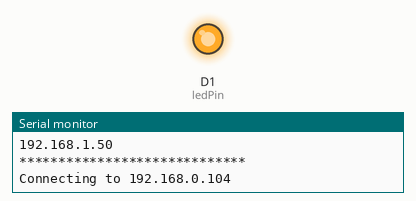
This sketch was run on a simulated ESP8266 (NodeMCU). Parts: output pins drawn as LEDs (lit = HIGH), the last lines printed to the serial monitor. WiFi joins after 1.5 s; servers stay silent unless stated; uploads are accepted with an empty reply.

Above: at 2.76 s.
At 33.4 s:
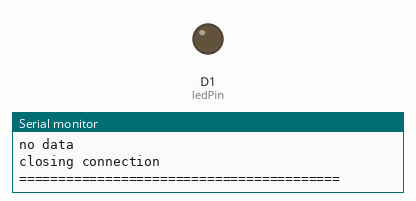
Timing chart, 0 to 82.3 s (numbered marks = the images above):
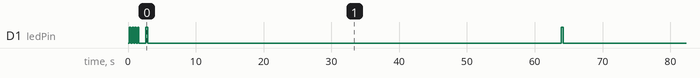

The sketch:

sketch_jul15b_weather_read_send.ino
```cpp
#include <ESP8266WiFi.h>
#include <WiFiClient.h>
#include <ESP_Mail_Client.h>
#include <ArduinoJson.h>

void get_Weather(); // Function 原型

// ===== Wifi setup =====
const char *ssid     = "gavinroom";
const char *password = "+8860905505182";

// =====  setup =====
const char *host = "192.168.0.104";
const int httpPort = 8084;

// ===== Hardware setup =====
const int buttonPin = D8;     // the number of the pushbutton pin
const int ledPin = D1;        // the number of the LED pin

// ===== Variables will change =====
int buttonState;             // the current reading from the input pin
int lastButtonState = LOW;   // the previous reading from the input pin
long lastDebounceTime = 0;  // the last time the output pin was toggled
long debounceDelay = 50;    // the debounce time; increase if the output flickers
const char* elementName;

#define SMTP_HOST "smtp.gmail.com"
#define SMTP_PORT 465
#define AUTHOR_EMAIL "gavinkuo123456@gmail.com"
#define AUTHOR_PASSWORD "jdvpujrwpqkexxyf"
#define SENDER_NAME "Esp8266"
#define MAIL_SUBJECT "天氣觀測結果"

#define RECIPIENT "Gavin"
#define RECIPIENT_EMAIL "gavinkuo123456@gmail.com"

SMTPSession smtp;

void smtpCallback(SMTP_Status status);

void setup() {
  pinMode(buttonPin, INPUT);
  pinMode(ledPin, OUTPUT);
  Serial.begin(115200);
  delay(10);

  // ===== We start by connecting to a WiFi network =====
  Serial.println();
  Serial.println();
  Serial.print("Connecting to ");
  Serial.println(ssid);
  WiFi.mode(WIFI_STA);
  WiFi.begin(ssid, password);

  // ===== Wait for the connection, flashing the LED while we wait =====
  int led = HIGH;
  while (WiFi.status() != WL_CONNECTED) {
    delay(200);
    digitalWrite(ledPin, led);
    led = !led;
    Serial.print(".");
  }
  digitalWrite(ledPin, LOW);

  // ===== Connect successful =====
  Serial.println("");
  Serial.println("WiFi connected");
  Serial.println("IP address: ");
  Serial.println(WiFi.localIP());

  smtp.debug(1);

  /* 設定取得寄信狀態的回呼函式 */
  smtp.callback(smtpCallback);

  /* 宣告SMTP郵件伺服器連線物件 */
  ESP_Mail_Session session;

  /* 設定SMTP郵件伺服器連線物件 */
  session.server.host_name = SMTP_HOST;      // 設定寄信的郵件伺服器名稱
  session.server.port = SMTP_PORT;           // 郵件伺服器的埠號
  session.login.email = AUTHOR_EMAIL;        // 你的帳號
  session.login.password = AUTHOR_PASSWORD;  // 密碼
  /* 設置時區 */
  session.time.ntp_server = F("pool.ntp.org,time.nist.gov");
  session.time.gmt_offset = 8;        // 台北時區
  session.time.day_light_offset = 0;  // 無日光節約時間

  /* 宣告SMTP訊息物件 */
  SMTP_Message message;

  /* 設定郵件標頭 */
  message.sender.name = SENDER_NAME;    // 寄信人的名字
  message.sender.email = AUTHOR_EMAIL;  // 寄信人的e-mail
  message.subject = MAIL_SUBJECT;       // 信件主旨
  message.addRecipient(RECIPIENT, RECIPIENT_EMAIL);  // "收信人的名字", "收信人的e-mail"

  /* 設定郵件內容（HTML格式訊息） */
  String htmlMsg = "<div style=\"color:#000000;\"><h1>成功開機訊息測試</h1><p>- 從ESP32開發板傳送</p></div>";
  message.html.content = htmlMsg.c_str();  // 設定信件內容
  message.text.charSet = "utf-8";

  while (!smtp.connect(&session)) {
    Serial.print("*");
    delay(5);
  }

  if (!MailClient.sendMail(&smtp, &message)) {
    Serial.println("寄信時出錯了：" + smtp.errorReason());
  }

}

void loop() {
  digitalWrite(ledPin, HIGH);
  Serial.println("*****************************");
  Serial.print("Connecting to ");
  Serial.println(host);
  WiFiClient client;
  if (!client.connect(host, httpPort)) {
    Serial.println("Connection failed");
    return;
  }

  String url = "/api/v1/rest/datastore/O-A0003-001?Authorization=";
  String Auth = "CWB-0305539E-FEE4-45F1-829A-5239DA24147D";
  String loca = "&limit=1&offset=11";
  Serial.println("Requesting URL");

  // This will send the request to the server
  client.print(String("GET ") + url + Auth + loca + " HTTP/1.1\r\n" +
               "Host: " + host + "\r\n" +
               "Connection: close\r\n\r\n");
  // Read all the lines of the reply from server and print them to Serial,
  // the connection will close when the server has sent all the data.


  char endOfHeaders[] = "\r\n\r\n";
  if (!client.find(endOfHeaders)) {
    Serial.println(F("Invalid response"));
    client.stop();
    return;
  }
  /*
      while (client.available() && client.peek() != '{')
    {
      char c = 0;
      client.readBytes(&c, 1);
      Serial.print(c);
      Serial.println("BAD");
    }
  */
  /*
    while (client.available() && client.peek() != '{')
    {
    char c = 0;
    client.readBytes(&c, 1);
    Serial.print(c);
    Serial.println("BAD");
    }
  */

  while (client.connected()) {
    if (client.available() && client.peek() != '{')
    {
      char c = 0;
      client.readBytes(&c, 1);
      Serial.print(c);
      Serial.println("BAD");
    } else if (client.available() && client.peek() == '{') {

      DynamicJsonDocument doc(3072);

      DeserializationError error = deserializeJson(doc, client);

      if (error) {
        Serial.print(F("deserializeJson() failed: "));
        Serial.println(error.f_str());
        return;
      }
      Serial.print("start Parsering, status : ");
      Serial.println(error.f_str());

      const char* success = doc["success"]; // "true"

      const char* result_resource_id = doc["result"]["resource_id"]; // "O-A0003-001"

      for (JsonObject result_field : doc["result"]["fields"].as<JsonArray>()) {

        const char* result_field_id = result_field["id"]; // "lat", "lon", "locationName", "stationId", ...
        const char* result_field_type = result_field["type"]; // "Double", "Double", "String", "String", ...

      }

      JsonObject records_location_0 = doc["records"]["location"][0];
      const char* records_location_0_lat = records_location_0["lat"]; // "25.031331"
      const char* records_location_0_lon = records_location_0["lon"]; // "121.528056"
      const char* records_location_0_locationName = records_location_0["locationName"]; // "大安森林"
      const char* records_location_0_stationId = records_location_0["stationId"]; // "CAAH60"

      const char* records_location_0_time_obsTime = records_location_0["time"]["obsTime"]; // "2023-07-25 ...

      for (JsonObject records_location_0_weatherElement_item : records_location_0["weatherElement"].as<JsonArray>()) {

        const char* records_location_0_weatherElement_item_elementName = records_location_0_weatherElement_item["elementName"];
        const char* records_location_0_weatherElement_item_elementValue = records_location_0_weatherElement_item["elementValue"];

      }

      for (JsonObject records_location_0_parameter_item : records_location_0["parameter"].as<JsonArray>()) {

        const char* records_location_0_parameter_item_parameterName = records_location_0_parameter_item["parameterName"];
        const char* records_location_0_parameter_item_parameterValue = records_location_0_parameter_item["parameterValue"];
      }
      elementName = doc["records"]["location"][0]["weatherElement"][3]["elementValue"];
    } else {
      Serial.println("no data");
    }
  }

  Serial.println();
  Serial.println("closing connection");
  Serial.println("=========================================");
  client.stop();
  digitalWrite(ledPin, LOW);

  Serial.println(elementName);

  smtp.debug(1);

  /* 設定取得寄信狀態的回呼函式 */
  smtp.callback(smtpCallback);

  /* 宣告SMTP郵件伺服器連線物件 */
  ESP_Mail_Session session;

  /* 設定SMTP郵件伺服器連線物件 */
  session.server.host_name = SMTP_HOST;      // 設定寄信的郵件伺服器名稱
  session.server.port = SMTP_PORT;           // 郵件伺服器的埠號
  session.login.email = AUTHOR_EMAIL;        // 你的帳號
  session.login.password = AUTHOR_PASSWORD;  // 密碼
  /* 設置時區 */
  session.time.ntp_server = F("pool.ntp.org,time.nist.gov");
  session.time.gmt_offset = 8;        // 台北時區
  session.time.day_light_offset = 0;  // 無日光節約時間

  /* 宣告SMTP訊息物件 */
  SMTP_Message message;

  /* 設定郵件標頭 */
  message.sender.name = SENDER_NAME;    // 寄信人的名字
  message.sender.email = AUTHOR_EMAIL;  // 寄信人的e-mail
  message.subject = MAIL_SUBJECT;       // 信件主旨
  message.addRecipient(RECIPIENT, RECIPIENT_EMAIL);  // "收信人的名字", "收信人的e-mail"

  /* 設定郵件內容（HTML格式訊息） */
  String temp = String(elementName);
  String head = "<div style=\"color:#000000;\"><h1>目前天氣觀測結果</h1><p>攝氏";
  String last = "度- 從ESP32開發板傳送</p></div>";
  String htmlMsg = head + temp+ last;
  message.html.content = htmlMsg.c_str();  // 設定信件內容
  message.text.charSet = "utf-8";

  while (!smtp.connect(&session)) {
    Serial.print("*");
    delay(5);
  }

  if (!MailClient.sendMail(&smtp, &message)) {
    Serial.println("寄信時出錯了：" + smtp.errorReason());
  }
  delay(60000);
}

void smtpCallback(SMTP_Status status) {
  /* 顯示目前的狀態 */
  Serial.println(status.info());

  /* 顯示傳送結果 */
  if (status.success()) {
    Serial.println("----------------");
    ESP_MAIL_PRINTF("訊息傳送成功：%d\n", status.completedCount());
    ESP_MAIL_PRINTF("訊息傳送失敗：%d\n", status.failedCount());
    Serial.println("----------------\n");
    struct tm dt;

    for (int i = 0; i < smtp.sendingResult.size(); i++) {
      SMTP_Result result = smtp.sendingResult.getItem(i);
      time_t ts = (time_t)result.timestamp;

      ESP_MAIL_PRINTF("訊息編號：%d\n", i + 1);
      ESP_MAIL_PRINTF("狀態：%s\n", result.completed ? "成功" : "失敗");
      ESP_MAIL_PRINTF("日期/時間：%s\n", asctime(localtime(&ts)));
      ESP_MAIL_PRINTF("收信人：%s\n", result.recipients.c_str());
      ESP_MAIL_PRINTF("主旨：%s\n", result.subject.c_str());
    }
    Serial.println("----------------\n");
    smtp.sendingResult.clear();
  }
}
```

Measured:
- by itself, D1 (ledPin): HIGH → LOW at 0.41 s, → HIGH 0.20 s later, → LOW 0.20 s later, → HIGH 0.20 s later, … (13 changes in this stretch)
